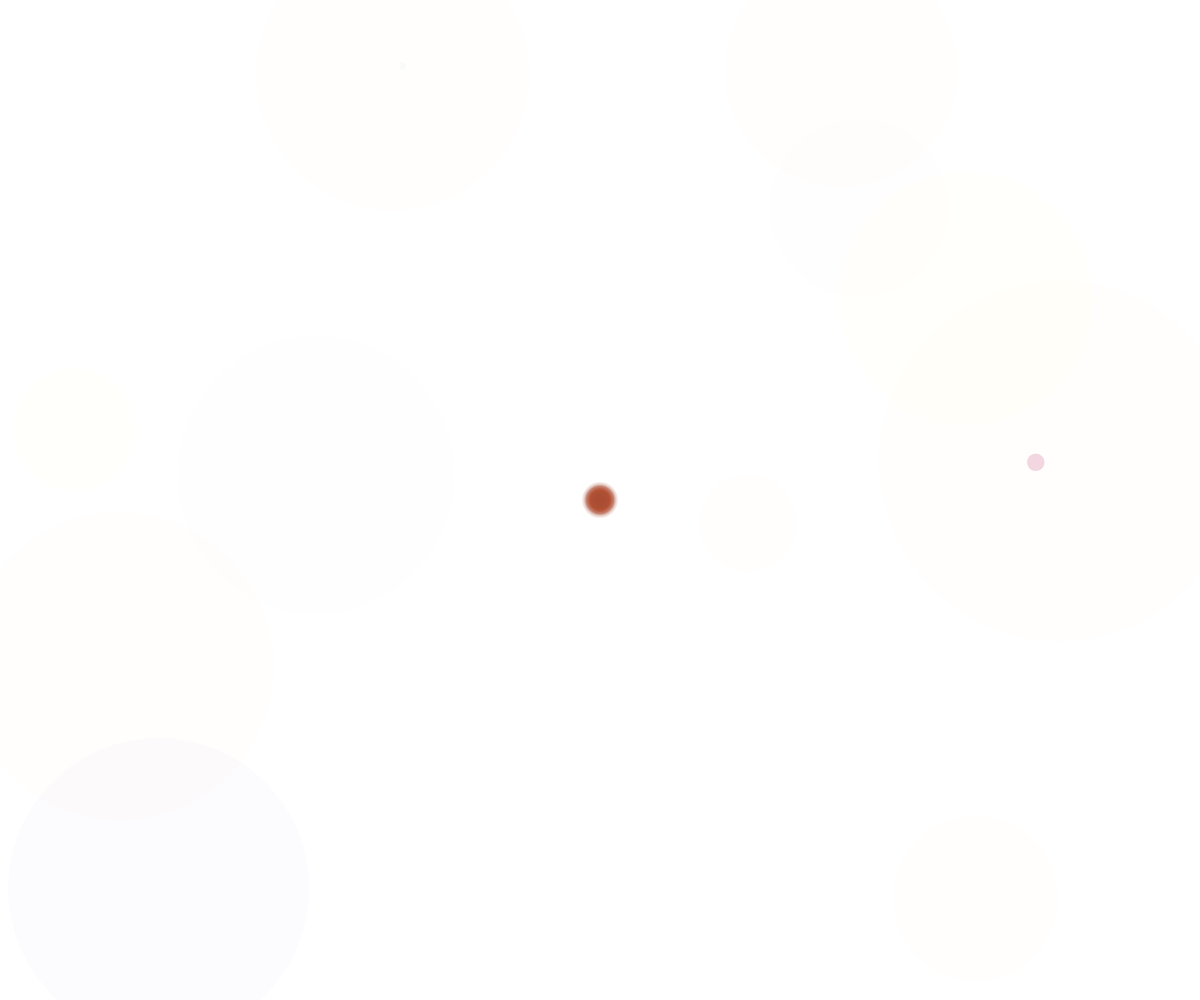
Frame 1 (no input)
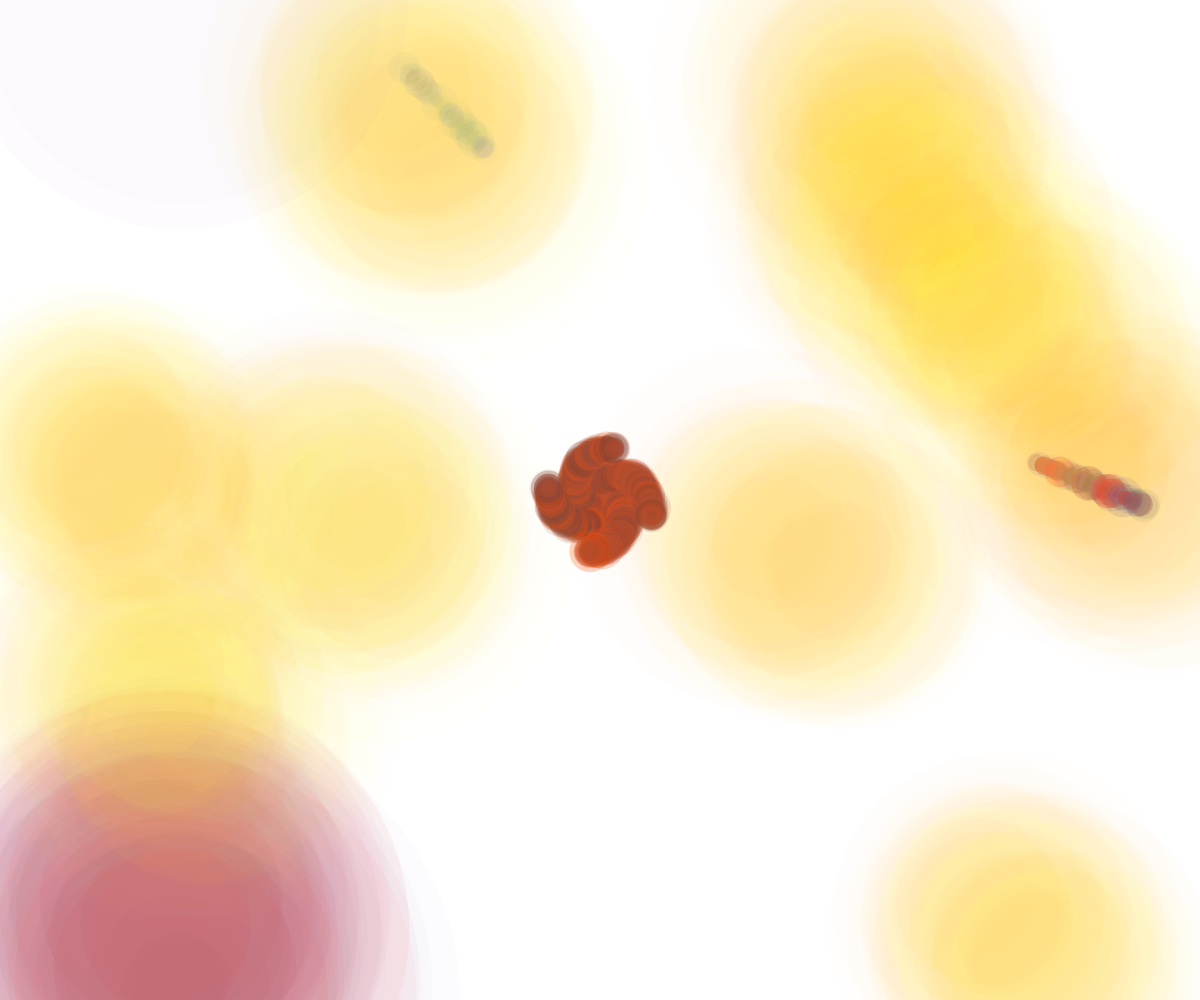
Frame 60 (no input)
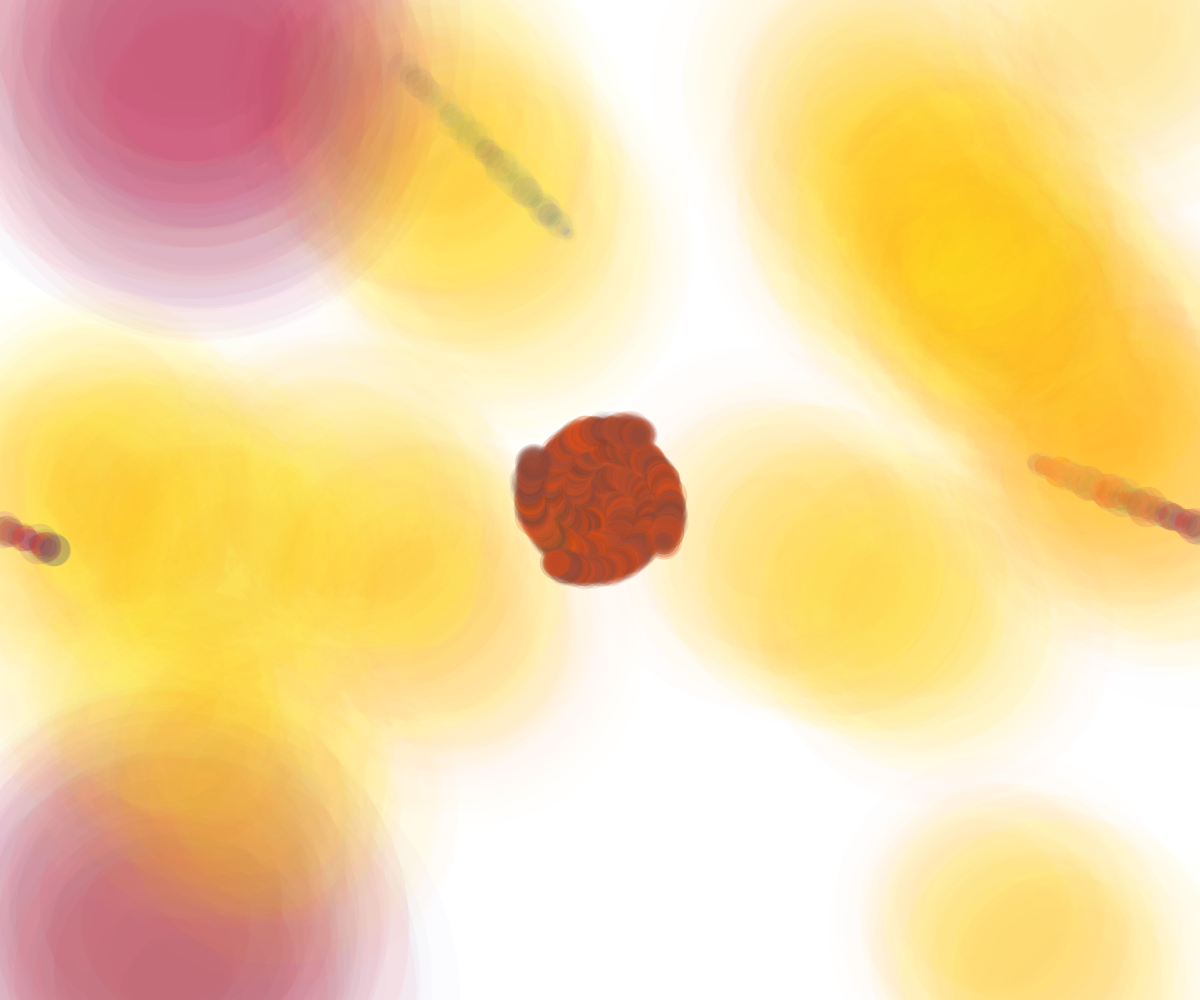
Frame 120 (the mouse pressed at the canvas centre since frame 60)

The p5.js sketch that drew these frames (run headless with seeded random() and noise() and a simulated clock; from frame 60 on, the mouse is pressed at the canvas centre):

// p5.js sketch
// ── sketch.js
let inc = 0.1;

let particules = [];
let particulesRed = [];
let particulesBlue = [];
let particulesYellow = [];
let particulesGrosse = [];

let n = 0;
let angle = 6.2;
let c = 7; //distance between the points

function setup() {
  createCanvas(window.innerWidth, window.innerHeight);

  for (let i = 0; i < 10; i++) {
    particules[i] = new Particule();
  }
  for (let i = 0; i < 1; i++) {
    particulesGrosse[i] = new Particule();
  }
  for (let i = 0; i < 1; i++) {
    particulesRed[i] = new Particule();
  }
  for (let i = 0; i < 1; i++) {
    particulesBlue[i] = new Particule();
  }
  for (let i = 0; i < 25; i++) {
    particulesYellow[i] = new Particule();
  }
}

function draw() {
  // clear();
  particulesYellow.forEach(particule => {
    particule.update();
    particule.showPhyllo(width / 2, height / 2, 10, 50, n, angle, c);
    particule.edges();
  });
  if (n > 500) {
    particulesYellow.forEach(particule => {
      particule.update();
      particule.showPhyllo(width / 2, height / 2, 50, 50, n - 500, angle, c);
      particule.edges();
    });
  }
  if (n > 1000) {
    particulesYellow.forEach(particule => {
      particule.update();
      particule.showPhyllo(width / 2, height / 2, 100, 50, n - 1000, angle, c);
      particule.edges();
    });
  }
  if (n > 1500) {
    particulesYellow.forEach(particule => {
      particule.update();
      particule.showPhyllo(width / 2, height / 2, 150, 50, n - 1500, angle, c);
      particule.edges();
    });
  }
  if (n > 2000) {
    particulesYellow.forEach(particule => {
      particule.update();
      particule.showPhyllo(width / 2, height / 2, 200, 50, n - 2000, angle, c);
      particule.edges();
    });
  }
  // if (n > 2500) {
  //   particulesYellow.forEach(particule => {
  //     particule.update();
  //     particule.showPhyllo(width / 2, height / 2, 250, 50, n - 2500, angle, c);
  //     particule.edges();
  //   });
  // }
  if (n < 2500) {
    particulesGrosse.forEach(particule => {
      particule.update();
      particule.showBig(250, 6, 700);
      particule.edges();
    });
    particules.forEach(particule => {
      particule.update();
      particule.show();
      particule.edges();
    });
  }
  particulesRed.forEach(particule => {
    particule.update();
    particule.showCircle(150, 10);
    particule.edges();
  });
  particulesBlue.forEach(particule => {
    particule.update();
    particule.showCircle(250, 50);
    particule.edges();
  });
  n++;
}

// ── Particule.js
function Particule() {
  this.position = createVector(random(width), random(height));
  this.velocity = createVector(random(width) * 10, random(width) * 10);
  this.acceleration = createVector(0, 0);
  this.maxSpeed = 2;

  this.prevPosition = this.position.copy();

  this.update = function() {
    this.velocity.add(this.acceleration);
    this.velocity.limit(this.maxSpeed);
    this.position.add(this.velocity);
    this.acceleration.mult(0);
  };

  this.applyForce = function(force) {
    this.acceleration.add(force);
  };

  this.show = function() {
    let rdmR = noise(this.position.x) * 60;
    let rdmG = noise(this.position.x) * 800;
    let rdmB = noise(this.position.x) * 800;
    let rdmA = noise(this.position.x) * 6;
    let rdmS = noise(this.position.y) * 500;
    colorMode(HSB, 250);
    stroke(rdmR, rdmG, rdmB, rdmA);
    strokeWeight(rdmS);
    point(this.position.x, this.position.y);
    // this.updatePrev();
  };

  this.showPhyllo = function(posx, posy, color, opacity, n, angle, c) {
    let a = n * Math.PI * (3 - Math.sqrt(angle));
    let r = c * Math.sqrt(n);

    let x = r * Math.cos(a) + posx;
    let y = r * Math.sin(a) + posy;

    let rdmR = noise(this.position.x) * color;
    let rdmG = noise(this.position.x) * 200;
    let rdmB = noise(this.position.x) * 200;
    let rdmA = noise(this.position.x) * opacity;
    let rdmS = noise(this.position.y) * 50;

    colorMode(HSB, 150);
    stroke(rdmR, rdmG, rdmB, rdmA);
    strokeWeight(rdmS);
    point(x, y);
    // this.updatePrev();
  };

  this.showCircle = function(color, opacity) {
    let rdmR = noise(this.position.x) * color;
    let rdmG = noise(this.position.x) * 200;
    let rdmB = noise(this.position.x) * 200;
    let rdmA = noise(this.position.x) * opacity;
    let rdmS = noise(this.position.y) * 50;
    colorMode(HSB, 150);
    stroke(rdmR, rdmG, rdmB, rdmA);
    strokeWeight(rdmS);
    point(this.position.x, this.position.y);
    // this.updatePrev();
  };
  this.showBig = function(color, opacity, taille) {
    let rdmR = noise(this.position.x) * color;
    let rdmG = noise(this.position.x) * 200;
    let rdmB = noise(this.position.x) * 200;
    let rdmA = noise(this.position.x) * opacity;
    let rdmS = noise(this.position.y) * taille;
    colorMode(HSB, 150);
    stroke(rdmR, rdmG, rdmB, rdmA);
    strokeWeight(rdmS);
    point(this.position.x, this.position.y);
    // this.updatePrev();
  };

  this.updatePrev = function() {
    this.prevPosition.x = this.position.x;
    this.prevPosition.y = this.position.y;
  };

  this.edges = function() {
    if (this.position.x > width) {
      this.position.x = 0;
      this.updatePrev();
    }
    if (this.position.x < 0) {
      this.position.x = width;
      this.updatePrev();
    }
    if (this.position.y > height) {
      this.position.y = 0;
      this.updatePrev();
    }
    if (this.position.y < 0) {
      this.position.y = height;
      this.updatePrev();
    }
  };

  this.follow = function(vectors) {
    let x = floor(this.position.x / scale);
    let y = floor(this.position.y / scale);
    let index = x + y * comlumns;
    let force = vectors[index];
    this.applyForce(force);
  };
}
